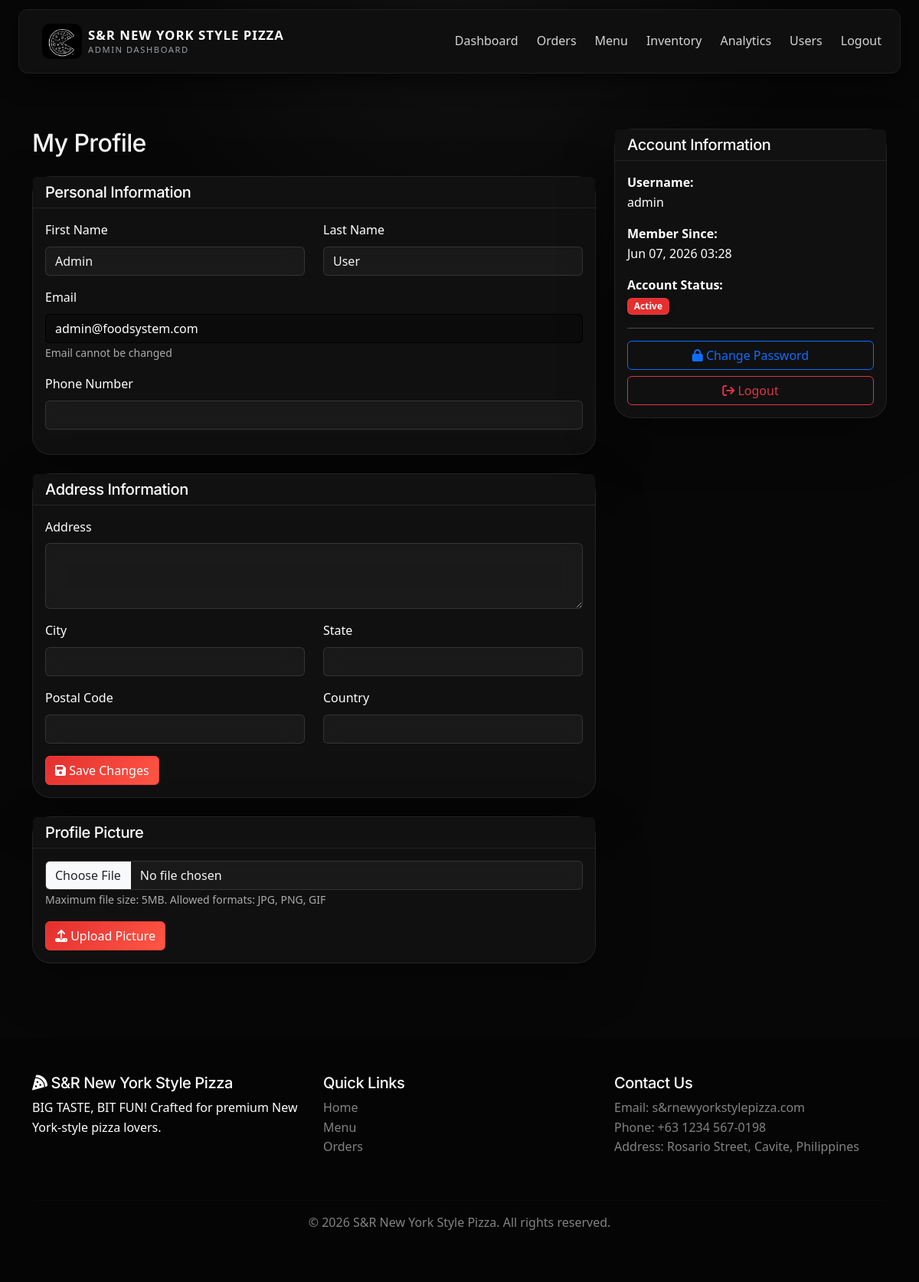
Screenshot of /user/profile.php (signed in) with the database file from the repository.
### tables this page shows
CREATE TABLE IF NOT EXISTS users (
    id INT PRIMARY KEY AUTO_INCREMENT,
    username VARCHAR(50) UNIQUE NOT NULL,
    email VARCHAR(100) UNIQUE NOT NULL,
    password VARCHAR(255) NOT NULL,
    first_name VARCHAR(50),
    last_name VARCHAR(50),
    phone VARCHAR(15),
    address TEXT,
    city VARCHAR(50),
    state VARCHAR(50),
    postal_code VARCHAR(10),
    country VARCHAR(50),
    profile_image VARCHAR(255),
    is_admin BOOLEAN DEFAULT FALSE,
    is_active BOOLEAN DEFAULT TRUE,
    created_at TIMESTAMP DEFAULT CURRENT_TIMESTAMP,
    updated_at TIMESTAMP DEFAULT CURRENT_TIMESTAMP ON UPDATE CURRENT_TIMESTAMP,
    FULLTEXT INDEX ft_search (first_name, last_name, email)
);

### includes/auth.php (called while the page is built, shortened)
<?php
function isLoggedIn() {
    return isset($_SESSION['user_id']) && !empty($_SESSION['user_id']);
}
function getCurrentUser() {
    global $conn;
    $user_id = $_SESSION['user_id'];
    $stmt = $conn->prepare("SELECT * FROM users WHERE id = ?");
    $stmt->bind_param("i", $user_id);
    $stmt->execute();
    $result = $stmt->get_result();
    return $result->fetch_assoc();
}
?>

### includes/functions.php (called while the page is built, shortened)
<?php
function formatDate($date) {
    return date('M d, Y H:i', strtotime($date));
}
?>

### user/profile.php (the view, shortened to what this page needs)
<?php
require_once '../includes/config.php';
require_once '../includes/auth.php';
require_once '../includes/functions.php';
$user = getCurrentUser();
require_once '../includes/header.php';
?>
<div class="container py-5">
    <div class="row">
        <div class="col-md-8">
            <h2 class="mb-4">My Profile</h2>
            <div class="card mb-4">
                <div class="card-header bg-primary text-white">
                    <h5 class="mb-0">Personal Information</h5>
                </div>
                <div class="card-body">
                    <form method="POST">
                        <div class="row">
                            <div class="col-md-6 mb-3">
                                <label for="first_name" class="form-label">First Name</label>
                                <input type="text" class="form-control" id="first_name" name="first_name" value="<?php echo htmlspecialchars($user['first_name'] ?? ''); ?>" required>
                            </div>
                            <div class="col-md-6 mb-3">
                                <label for="last_name" class="form-label">Last Name</label>
                                <input type="text" class="form-control" id="last_name" name="last_name" value="<?php echo htmlspecialchars($user['last_name'] ?? ''); ?>" required>
                            </div>
                        </div>
                        <div class="mb-3">
                            <label class="form-label">Email</label>
                            <input type="email" class="form-control" value="<?php echo htmlspecialchars($user['email'] ?? ''); ?>" disabled>
                            <small class="text-muted">Email cannot be changed</small>
                        </div>
                        <div class="mb-3">
                            <label for="phone" class="form-label">Phone Number</label>
                            <input type="tel" class="form-control" id="phone" name="phone" value="<?php echo htmlspecialchars($user['phone'] ?? ''); ?>">
                        </div>
                    </form>
                </div>
            </div>
            <div class="card mb-4">
                <div class="card-header bg-primary text-white">
                    <h5 class="mb-0">Address Information</h5>
                </div>
                <div class="card-body">
                    <form method="POST">
                        <div class="mb-3">
                            <label for="address" class="form-label">Address</label>
                            <textarea class="form-control" id="address" name="address" rows="3"><?php echo htmlspecialchars($user['address'] ?? ''); ?></textarea>
                        </div>
                        <div class="row">
                            <div class="col-md-6 mb-3">
                                <label for="city" class="form-label">City</label>
                                <input type="text" class="form-control" id="city" name="city" value="<?php echo htmlspecialchars($user['city'] ?? ''); ?>">
                            </div>
                            <div class="col-md-6 mb-3">
                                <label for="state" class="form-label">State</label>
                                <input type="text" class="form-control" id="state" name="state" value="<?php echo htmlspecialchars($user['state'] ?? ''); ?>">
                            </div>
                        </div>
                        <div class="row">
                            <div class="col-md-6 mb-3">
                                <label for="postal_code" class="form-label">Postal Code</label>
                                <input type="text" class="form-control" id="postal_code" name="postal_code" value="<?php echo htmlspecialchars($user['postal_code'] ?? ''); ?>">
                            </div>
                            <div class="col-md-6 mb-3">
                                <label for="country" class="form-label">Country</label>
                                <input type="text" class="form-control" id="country" name="country" value="<?php echo htmlspecialchars($user['country'] ?? ''); ?>">
                            </div>
                        </div>
                        <button type="submit" class="btn btn-primary">
                            <i class="fas fa-save"></i> Save Changes
                        </button>
                    </form>
                </div>
            </div>
            <div class="card">
                <div class="card-header bg-primary text-white">
                    <h5 class="mb-0">Profile Picture</h5>
                </div>
                <div class="card-body">
                    <form method="POST" enctype="multipart/form-data">
                        <div class="mb-3">
                            <input type="file" class="form-control" name="profile_image" accept="image/*">
                            <small class="text-muted">Maximum file size: 5MB. Allowed formats: JPG, PNG, GIF</small>
                        </div>
                        <button type="submit" class="btn btn-primary">
                            <i class="fas fa-upload"></i> Upload Picture
                        </button>
                    </form>
                </div>
            </div>
        </div>
        <div class="col-md-4">
            <div class="card sticky-top" style="top: 20px;">
                <div class="card-header bg-primary text-white">
                    <h5 class="mb-0">Account Information</h5>
                </div>
                <div class="card-body">
                    <div class="mb-3">
                        <strong>Username:</strong>
                        <p><?php echo htmlspecialchars($user['username'] ?? ''); ?></p>
                    </div>
                    <div class="mb-3">
                        <strong>Member Since:</strong>
                        <p><?php echo formatDate($user['created_at']); ?></p>
                    </div>
                    <div class="mb-3">
                        <strong>Account Status:</strong>
                        <p><?php echo $user['is_active'] ? '<span class="badge bg-success">Active</span>' : '<span class="badge bg-danger">Inactive</span>'; ?></p>
                    </div>
                    <hr>
                    <a href="change_password.php" class="btn btn-outline-primary w-100 mb-2">
                        <i class="fas fa-lock"></i> Change Password
                    </a>
                    <a href="logout.php" class="btn btn-outline-danger w-100">
                        <i class="fas fa-sign-out"></i> Logout
                    </a>
                </div>
            </div>
        </div>
    </div>
</div>
<?php require_once '../includes/footer.php'; ?>

### css/style.css (style rules this page uses)
:root { color-scheme: dark; font-family: 'Inter', system-ui, -apple-system, BlinkMacSystemFont, 'Segoe UI', sans-serif; color: #f5f5f5; background: radial-gradient(circle at top, #121212 0%, #070707 45%, #000 100%); accent-color: #e32f2f; }
html, body { min-height: 100%; background: radial-gradient(circle at top, rgba(255,255,255,0.04), transparent 25%), #070707; color: #f5f5f5; overflow-x: hidden; }
body { font-size: 16px; line-height: 1.6; font-weight: 400; }
h1, h2, h3, h4, h5, h6 { font-family: 'Inter', system-ui, -apple-system, BlinkMacSystemFont, 'Segoe UI', sans-serif; letter-spacing: -0.02em; }
a { color: #fff; text-decoration: none; }
.btn-red, .btn-primary { background: linear-gradient(135deg, #e32f2f, #ff5745); border-color: #ff3b36; color: #fff; transition: transform 0.22s ease, filter 0.22s ease, box-shadow 0.22s ease; }
.badge.bg-warning, .badge.bg-success, .badge.bg-info, .badge.bg-secondary { background: #e32f2f !important; color: #fff !important; }
.badge { background: #000 !important; color: #fff !important; border: 1px solid rgba(255,255,255,0.06); padding: 0.35em 0.65em; font-weight: 600; box-shadow: 0 2px 6px rgba(0,0,0,0.45); }
.card-header.bg-primary, .alert-primary, .bg-primary { background: #111111 !important; border-color: rgba(255,255,255,0.08) !important; color: #fff !important; }
.card, .table, .form-control, .form-select, .dropdown-menu { background: rgba(17, 17, 17, 0.95); border-color: rgba(255,255,255,0.1); color: #ffffff; backdrop-filter: blur(12px); }
.card { border: 1px solid rgba(255,255,255,0.08); border-radius: 24px; box-shadow: 0 24px 70px rgba(0,0,0,0.30); transition: transform 0.28s ease, box-shadow 0.28s ease; }
.card-header, .card .card-header { background: #111111 !important; border-bottom: 1px solid rgba(255,255,255,0.08); }
.form-control, .form-select { background: rgba(255,255,255,0.04); border: 1px solid rgba(255,255,255,0.12); color: #f5f5f5; }
input[type="email"].form-control, input[type="email"].form-control[disabled] { border: 1px solid #000 !important; }
input[type="email"].form-control, input[type="email"].form-control[disabled], input[type="email"].form-control[readonly] { background: #0b0b0b !important; color: #ffffff !important; opacity: 1 !important; }
input[type="email"].form-control::placeholder { color: rgba(255,255,255,0.56) !important; }
input.form-control[disabled], input.form-control[readonly] { -webkit-text-fill-color: #ffffff !important; opacity: 1 !important; }
.form-control::placeholder, .form-select::placeholder { color: rgba(255,255,255,0.48); }
.card .card-text, .text-muted, .small, .form-text, .footer-small { color: rgba(255,255,255,0.65) !important; }
.bg-dark, .bg-black, .bg-primary { background: #050505 !important; }
.admin-layout { padding-top:120px }

### rows the page displays
users: first_name "Admin", last_name "User", email "admin@foodsystem.com", username "admin", created_at "Jun 07, 2026 03:28"
